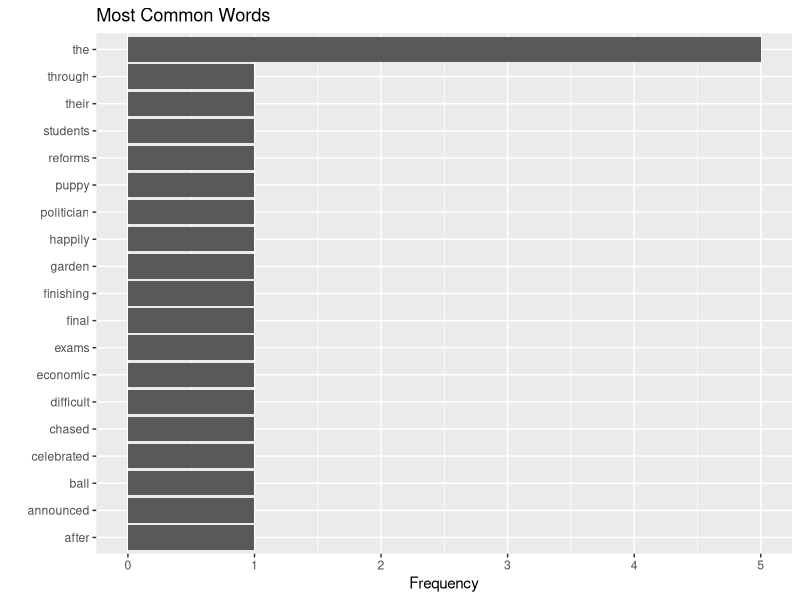
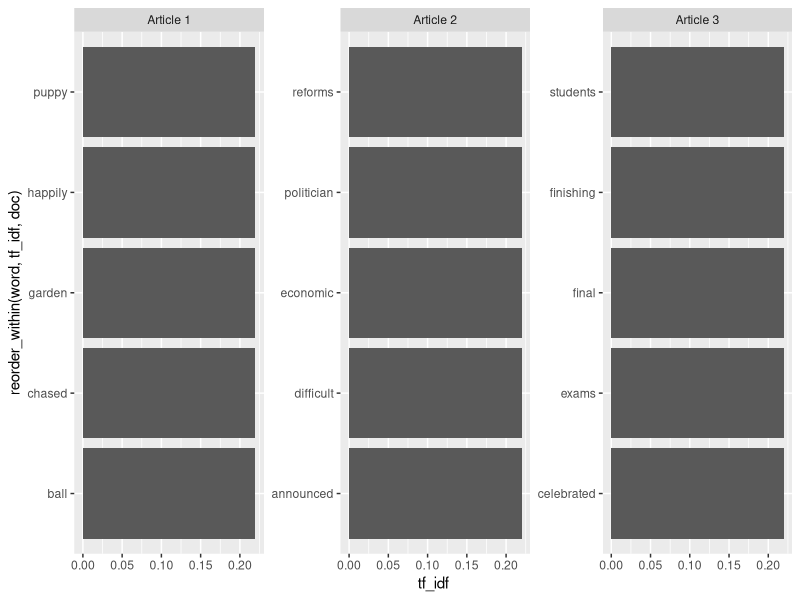

The R source for these figures, in order: (Note: this script raises an error after producing the figures.)
## ---- chunk 1

library(tidyverse)
library(tidytext)

## ---- chunk 2

documents <- tibble(

doc = c(

"Article 1",
"Article 2",
"Article 3"

),

text = c(

"The puppy happily chased the ball through the garden.",

"The politician announced difficult economic reforms.",

"The students celebrated after finishing their final exams."

)

)

documents

## ---- chunk 3

tokens <-

documents %>%

unnest_tokens(word, text)

tokens

## ---- chunk 4

word_counts <-

tokens %>%

count(word, sort = TRUE)

word_counts

## ---- chunk 5

word_counts %>%

slice_max(n, n = 10) %>%

ggplot(aes(reorder(word, n), n)) +

geom_col() +

coord_flip() +

labs(

x = "",

y = "Frequency",

title = "Most Common Words"

)

## ---- chunk 6

stop_words

## ---- chunk 7

tokens_clean <-

tokens %>%

anti_join(stop_words,
          by = "word")

tokens_clean

## ---- chunk 8

tokens_clean %>%

count(word, sort = TRUE)

## ---- chunk 9

tokens_clean %>%

count(doc, word)

## ---- chunk 10

tfidf <-

tokens_clean %>%

count(doc, word) %>%

bind_tf_idf(word, doc, n)

tfidf

## ---- chunk 11

tfidf %>%

group_by(doc) %>%

slice_max(tf_idf, n = 5)

## ---- chunk 12

tfidf %>%

group_by(doc) %>%

slice_max(tf_idf, n = 5) %>%

ungroup() %>%

ggplot(aes(reorder_within(word,
                          tf_idf,
                          doc),
           tf_idf)) +

geom_col() +

facet_wrap(~doc,
           scales = "free") +

scale_x_reordered() +

coord_flip()

## ---- chunk 13

get_sentiments("bing")

get_sentiments("afinn")

get_sentiments("nrc")

## ---- chunk 14

bing_words <-

tokens_clean %>%

inner_join(get_sentiments("bing"),
           by = "word")

bing_words

## ---- chunk 15

bing_words %>%

count(sentiment)

## ---- chunk 16

afinn <-

tokens_clean %>%

inner_join(get_sentiments("afinn"),
           by = "word")

afinn

## ---- chunk 17

afinn %>%

summarise(

Mean_Sentiment = mean(value)

)

## ---- chunk 18

nrc <-

tokens_clean %>%

inner_join(get_sentiments("nrc"),
           by = "word")

head(nrc)

## ---- chunk 19

nrc %>%

count(sentiment)

## ---- chunk 20

nrc %>%

count(sentiment) %>%

ggplot(aes(reorder(sentiment, n), n)) +

geom_col() +

coord_flip()

## ---- chunk 21

bigrams <-

documents %>%

unnest_tokens(bigram,
              text,
              token = "ngrams",
              n = 2)

bigrams

## ---- chunk 22

bigrams_sep <-

bigrams %>%

separate(

bigram,

into = c("word1", "word2"),

sep = " "

)

bigrams_sep

## ---- chunk 23

bigrams_clean <-

bigrams_sep %>%

filter(

!word1 %in% stop_words$word,

!word2 %in% stop_words$word

)

bigrams_clean

## ---- chunk 24

bigrams_clean %>%

count(word1,
      word2,
      sort = TRUE)
